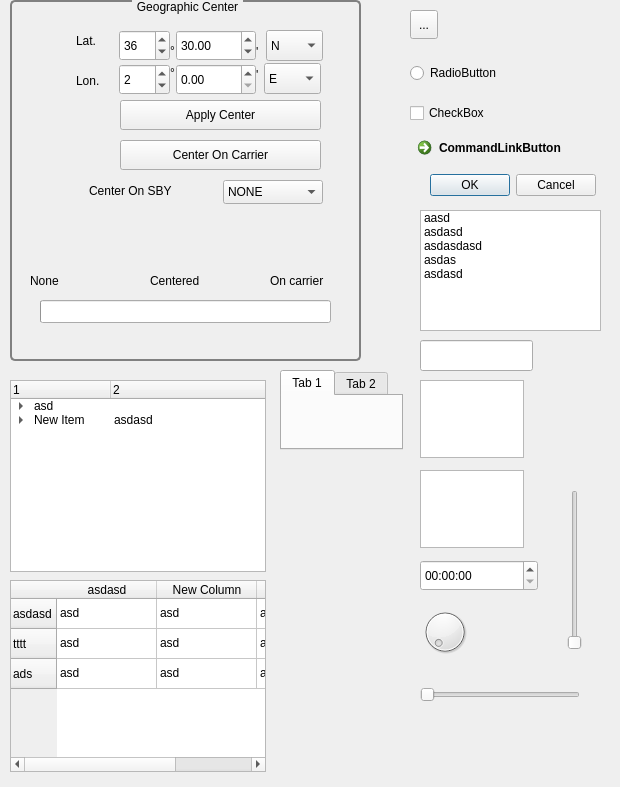
<?xml version="1.0" encoding="UTF-8"?>
<ui version="4.0">
 <class>PlotCenterPanel</class>
 <widget class="QWidget" name="PlotCenterPanel">
  <property name="geometry">
   <rect>
    <x>0</x>
    <y>0</y>
    <width>620</width>
    <height>787</height>
   </rect>
  </property>
  <property name="windowTitle">
   <string/>
  </property>
  <widget class="QGroupBox" name="GeographicCenterFrame">
   <property name="geometry">
    <rect>
     <x>10</x>
     <y>0</y>
     <width>351</width>
     <height>361</height>
    </rect>
   </property>
   <property name="styleSheet">
    <string notr="true"> QGroupBox#GeographicCenterFrame {
     border: 2px solid gray;
     border-radius: 5px;
     margin-top: 1ex; 
    }

    QGroupBox#GeographicCenterFrame::title {
     subcontrol-origin: margin;
     subcontrol-position: top center;
     padding: 0 3px;
    }
    </string>
   </property>
   <property name="title">
    <string>Geographic Center</string>
   </property>
   <widget class="QLabel" name="LatitudeLabel">
    <property name="geometry">
     <rect>
      <x>66</x>
      <y>30</y>
      <width>41</width>
      <height>21</height>
     </rect>
    </property>
    <property name="text">
     <string>Lat.</string>
    </property>
   </widget>
   <widget class="QLabel" name="LongitudeLabel">
    <property name="geometry">
     <rect>
      <x>66</x>
      <y>70</y>
      <width>44</width>
      <height>21</height>
     </rect>
    </property>
    <property name="text">
     <string>Lon.</string>
    </property>
   </widget>
   <widget class="QComboBox" name="cbLatHemisphere">
    <property name="geometry">
     <rect>
      <x>256</x>
      <y>30</y>
      <width>57</width>
      <height>31</height>
     </rect>
    </property>
    <item>
     <property name="text">
      <string>N</string>
     </property>
    </item>
    <item>
     <property name="text">
      <string>S</string>
     </property>
    </item>
   </widget>
   <widget class="QProgressBar" name="pbarState">
    <property name="geometry">
     <rect>
      <x>30</x>
      <y>300</y>
      <width>291</width>
      <height>23</height>
     </rect>
    </property>
    <property name="maximum">
     <number>2</number>
    </property>
    <property name="value">
     <number>-1</number>
    </property>
    <property name="textVisible">
     <bool>false</bool>
    </property>
    <property name="invertedAppearance">
     <bool>false</bool>
    </property>
   </widget>
   <widget class="QLabel" name="label">
    <property name="geometry">
     <rect>
      <x>20</x>
      <y>270</y>
      <width>79</width>
      <height>21</height>
     </rect>
    </property>
    <property name="text">
     <string>None</string>
    </property>
   </widget>
   <widget class="QLabel" name="label_2">
    <property name="geometry">
     <rect>
      <x>140</x>
      <y>270</y>
      <width>121</width>
      <height>21</height>
     </rect>
    </property>
    <property name="text">
     <string>Centered</string>
    </property>
   </widget>
   <widget class="QLabel" name="label_3">
    <property name="geometry">
     <rect>
      <x>260</x>
      <y>270</y>
      <width>79</width>
      <height>21</height>
     </rect>
    </property>
    <property name="text">
     <string>On carrier</string>
    </property>
   </widget>
  </widget>
  <widget class="QLabel" name="CenterOnSbyLabel">
   <property name="geometry">
    <rect>
     <x>89</x>
     <y>180</y>
     <width>130</width>
     <height>21</height>
    </rect>
   </property>
   <property name="text">
    <string>Center On SBY</string>
   </property>
  </widget>
  <widget class="QLabel" name="IlvGraphic_211">
   <property name="geometry">
    <rect>
     <x>113</x>
     <y>45</y>
     <width>41</width>
     <height>4</height>
    </rect>
   </property>
   <property name="text">
    <string>'</string>
   </property>
  </widget>
  <widget class="QComboBox" name="cbLongHemisphere">
   <property name="geometry">
    <rect>
     <x>264</x>
     <y>63</y>
     <width>57</width>
     <height>31</height>
    </rect>
   </property>
   <item>
    <property name="text">
     <string>E</string>
    </property>
   </item>
   <item>
    <property name="text">
     <string>W</string>
    </property>
   </item>
  </widget>
  <widget class="QComboBox" name="cbBuoyCenter">
   <property name="geometry">
    <rect>
     <x>223</x>
     <y>180</y>
     <width>100</width>
     <height>24</height>
    </rect>
   </property>
   <item>
    <property name="text">
     <string>NONE</string>
    </property>
   </item>
  </widget>
  <widget class="QDoubleSpinBox" name="sbLatMin">
   <property name="geometry">
    <rect>
     <x>176</x>
     <y>30</y>
     <width>80</width>
     <height>31</height>
    </rect>
   </property>
   <property name="minimum">
    <double>0.000000000000000</double>
   </property>
   <property name="maximum">
    <double>59.000000000000000</double>
   </property>
   <property name="singleStep">
    <double>1.000000000000000</double>
   </property>
   <property name="value">
    <double>30.000000000000000</double>
   </property>
  </widget>
  <widget class="QSpinBox" name="sbLongDegrees">
   <property name="geometry">
    <rect>
     <x>119</x>
     <y>64</y>
     <width>51</width>
     <height>31</height>
    </rect>
   </property>
   <property name="minimum">
    <number>-179</number>
   </property>
   <property name="maximum">
    <number>179</number>
   </property>
   <property name="singleStep">
    <number>1</number>
   </property>
   <property name="value">
    <number>2</number>
   </property>
  </widget>
  <widget class="QDoubleSpinBox" name="sbLongMin">
   <property name="geometry">
    <rect>
     <x>176</x>
     <y>64</y>
     <width>80</width>
     <height>31</height>
    </rect>
   </property>
   <property name="minimum">
    <double>0.000000000000000</double>
   </property>
   <property name="maximum">
    <double>59.000000000000000</double>
   </property>
   <property name="singleStep">
    <double>1.000000000000000</double>
   </property>
   <property name="value">
    <double>0.000000000000000</double>
   </property>
  </widget>
  <widget class="QSpinBox" name="sbLatDegrees">
   <property name="geometry">
    <rect>
     <x>119</x>
     <y>30</y>
     <width>51</width>
     <height>31</height>
    </rect>
   </property>
   <property name="minimum">
    <number>-74</number>
   </property>
   <property name="maximum">
    <number>74</number>
   </property>
   <property name="singleStep">
    <number>1</number>
   </property>
   <property name="value">
    <number>36</number>
   </property>
  </widget>
  <widget class="QPushButton" name="btApplyCenter">
   <property name="geometry">
    <rect>
     <x>120</x>
     <y>100</y>
     <width>201</width>
     <height>30</height>
    </rect>
   </property>
   <property name="text">
    <string>Apply Center</string>
   </property>
   <property name="icon">
    <iconset>
     <normalon>:/</normalon>
    </iconset>
   </property>
   <property name="iconSize">
    <size>
     <width>32</width>
     <height>32</height>
    </size>
   </property>
   <property name="checkable">
    <bool>false</bool>
   </property>
  </widget>
  <widget class="QPushButton" name="btCenterOnCarrier">
   <property name="geometry">
    <rect>
     <x>120</x>
     <y>140</y>
     <width>201</width>
     <height>30</height>
    </rect>
   </property>
   <property name="text">
    <string>Center On Carrier</string>
   </property>
   <property name="icon">
    <iconset>
     <normalon>:/</normalon>
    </iconset>
   </property>
   <property name="iconSize">
    <size>
     <width>32</width>
     <height>32</height>
    </size>
   </property>
   <property name="checkable">
    <bool>false</bool>
   </property>
  </widget>
  <widget class="QLabel" name="signoGradosLat">
   <property name="geometry">
    <rect>
     <x>170</x>
     <y>40</y>
     <width>10</width>
     <height>22</height>
    </rect>
   </property>
   <property name="text">
    <string>°</string>
   </property>
  </widget>
  <widget class="QLabel" name="signoGradosLon">
   <property name="geometry">
    <rect>
     <x>170</x>
     <y>62</y>
     <width>10</width>
     <height>22</height>
    </rect>
   </property>
   <property name="text">
    <string>°</string>
   </property>
  </widget>
  <widget class="QLabel" name="IlvGraphic_212">
   <property name="geometry">
    <rect>
     <x>256</x>
     <y>63</y>
     <width>6</width>
     <height>24</height>
    </rect>
   </property>
   <property name="text">
    <string>'</string>
   </property>
  </widget>
  <widget class="QLabel" name="IlvGraphic_213">
   <property name="geometry">
    <rect>
     <x>256</x>
     <y>40</y>
     <width>6</width>
     <height>24</height>
    </rect>
   </property>
   <property name="text">
    <string>'</string>
   </property>
  </widget>
  <widget class="QToolButton" name="tb_test">
   <property name="geometry">
    <rect>
     <x>410</x>
     <y>10</y>
     <width>28</width>
     <height>29</height>
    </rect>
   </property>
   <property name="text">
    <string>...</string>
   </property>
  </widget>
  <widget class="QRadioButton" name="rb_test">
   <property name="geometry">
    <rect>
     <x>410</x>
     <y>60</y>
     <width>132</width>
     <height>26</height>
    </rect>
   </property>
   <property name="text">
    <string>RadioButton</string>
   </property>
  </widget>
  <widget class="QCheckBox" name="cb_test">
   <property name="geometry">
    <rect>
     <x>410</x>
     <y>100</y>
     <width>110</width>
     <height>26</height>
    </rect>
   </property>
   <property name="text">
    <string>CheckBox</string>
   </property>
  </widget>
  <widget class="QCommandLinkButton" name="clb_test">
   <property name="geometry">
    <rect>
     <x>410</x>
     <y>130</y>
     <width>212</width>
     <height>41</height>
    </rect>
   </property>
   <property name="text">
    <string>CommandLinkButton</string>
   </property>
  </widget>
  <widget class="QDialogButtonBox" name="bb_test">
   <property name="geometry">
    <rect>
     <x>420</x>
     <y>170</y>
     <width>176</width>
     <height>31</height>
    </rect>
   </property>
   <property name="standardButtons">
    <set>QDialogButtonBox::Cancel|QDialogButtonBox::Ok</set>
   </property>
  </widget>
  <widget class="QListWidget" name="lw_test">
   <property name="geometry">
    <rect>
     <x>420</x>
     <y>210</y>
     <width>181</width>
     <height>121</height>
    </rect>
   </property>
   <item>
    <property name="text">
     <string>aasd</string>
    </property>
   </item>
   <item>
    <property name="text">
     <string>asdasd</string>
    </property>
   </item>
   <item>
    <property name="text">
     <string>asdasdasd</string>
    </property>
   </item>
   <item>
    <property name="text">
     <string>asdas</string>
    </property>
   </item>
   <item>
    <property name="text">
     <string>asdasd</string>
    </property>
   </item>
  </widget>
  <widget class="QLineEdit" name="le_test">
   <property name="geometry">
    <rect>
     <x>420</x>
     <y>340</y>
     <width>113</width>
     <height>31</height>
    </rect>
   </property>
  </widget>
  <widget class="QTextEdit" name="te_test">
   <property name="geometry">
    <rect>
     <x>420</x>
     <y>380</y>
     <width>104</width>
     <height>78</height>
    </rect>
   </property>
  </widget>
  <widget class="QPlainTextEdit" name="pte_test">
   <property name="geometry">
    <rect>
     <x>420</x>
     <y>470</y>
     <width>104</width>
     <height>78</height>
    </rect>
   </property>
  </widget>
  <widget class="QTimeEdit" name="te_time_test">
   <property name="geometry">
    <rect>
     <x>420</x>
     <y>560</y>
     <width>118</width>
     <height>31</height>
    </rect>
   </property>
  </widget>
  <widget class="QDial" name="d_test">
   <property name="geometry">
    <rect>
     <x>420</x>
     <y>600</y>
     <width>50</width>
     <height>64</height>
    </rect>
   </property>
  </widget>
  <widget class="QSlider" name="hs_test">
   <property name="geometry">
    <rect>
     <x>420</x>
     <y>680</y>
     <width>160</width>
     <height>29</height>
    </rect>
   </property>
   <property name="orientation">
    <enum>Qt::Horizontal</enum>
   </property>
  </widget>
  <widget class="QSlider" name="vs_test">
   <property name="geometry">
    <rect>
     <x>560</x>
     <y>490</y>
     <width>29</width>
     <height>160</height>
    </rect>
   </property>
   <property name="orientation">
    <enum>Qt::Vertical</enum>
   </property>
  </widget>
  <widget class="QTreeWidget" name="tw_tree_test">
   <property name="geometry">
    <rect>
     <x>10</x>
     <y>380</y>
     <width>256</width>
     <height>192</height>
    </rect>
   </property>
   <column>
    <property name="text">
     <string>1</string>
    </property>
   </column>
   <column>
    <property name="text">
     <string>2</string>
    </property>
   </column>
   <item>
    <property name="text">
     <string>asd</string>
    </property>
    <item>
     <property name="text">
      <string>asdsda</string>
     </property>
    </item>
   </item>
   <item>
    <property name="text">
     <string>New Item</string>
    </property>
    <property name="text">
     <string>asdasd</string>
    </property>
    <item>
     <property name="text">
      <string>New Subitem</string>
     </property>
     <property name="text">
      <string>adsdasd</string>
     </property>
    </item>
    <item>
     <property name="text">
      <string>New Item</string>
     </property>
     <property name="text">
      <string>asdasda</string>
     </property>
    </item>
   </item>
  </widget>
  <widget class="QTableWidget" name="tw_table_test">
   <property name="geometry">
    <rect>
     <x>10</x>
     <y>580</y>
     <width>256</width>
     <height>192</height>
    </rect>
   </property>
   <row>
    <property name="text">
     <string>asdasd</string>
    </property>
   </row>
   <row>
    <property name="text">
     <string>tttt</string>
    </property>
   </row>
   <row>
    <property name="text">
     <string>ads</string>
    </property>
   </row>
   <column>
    <property name="text">
     <string>asdasd</string>
    </property>
   </column>
   <column>
    <property name="text">
     <string>New Column</string>
    </property>
   </column>
   <column>
    <property name="text">
     <string>asda</string>
    </property>
   </column>
   <item row="0" column="0">
    <property name="text">
     <string>asd</string>
    </property>
   </item>
   <item row="0" column="1">
    <property name="text">
     <string>asd</string>
    </property>
   </item>
   <item row="0" column="2">
    <property name="text">
     <string>asd</string>
    </property>
   </item>
   <item row="1" column="0">
    <property name="text">
     <string>asd</string>
    </property>
   </item>
   <item row="1" column="1">
    <property name="text">
     <string>asd</string>
    </property>
   </item>
   <item row="1" column="2">
    <property name="text">
     <string>asd</string>
    </property>
   </item>
   <item row="2" column="0">
    <property name="text">
     <string>asd</string>
    </property>
   </item>
   <item row="2" column="1">
    <property name="text">
     <string>asd</string>
    </property>
   </item>
   <item row="2" column="2">
    <property name="text">
     <string>a</string>
    </property>
   </item>
  </widget>
  <widget class="QTabWidget" name="tw_test">
   <property name="geometry">
    <rect>
     <x>280</x>
     <y>370</y>
     <width>123</width>
     <height>80</height>
    </rect>
   </property>
   <widget class="QWidget" name="tab">
    <attribute name="title">
     <string>Tab 1</string>
    </attribute>
   </widget>
   <widget class="QWidget" name="tab_2">
    <attribute name="title">
     <string>Tab 2</string>
    </attribute>
   </widget>
  </widget>
 </widget>
 <tabstops>
  <tabstop>sbLatDegrees</tabstop>
  <tabstop>sbLatMin</tabstop>
  <tabstop>cbLatHemisphere</tabstop>
  <tabstop>sbLongDegrees</tabstop>
  <tabstop>sbLongMin</tabstop>
  <tabstop>btApplyCenter</tabstop>
 </tabstops>
 <resources/>
 <connections/>
</ui>
